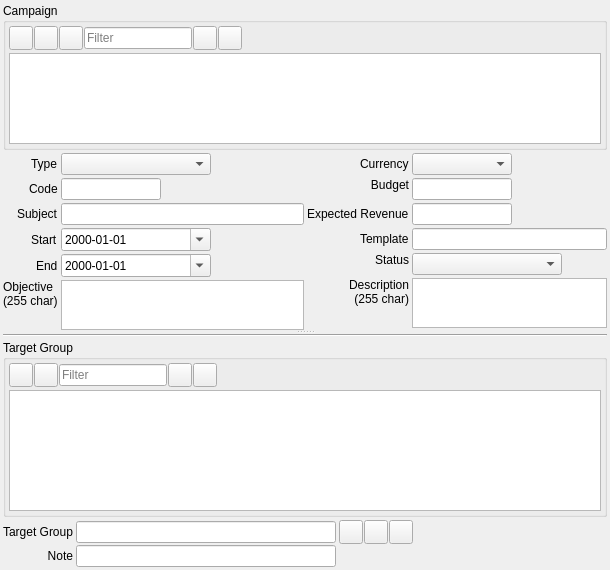
<?xml version="1.0" encoding="UTF-8"?>
<ui version="4.0">
 <class>CRM_CampaignTargetWidget</class>
 <widget class="QWidget" name="CRM_CampaignTargetWidget">
  <property name="geometry">
   <rect>
    <x>0</x>
    <y>0</y>
    <width>610</width>
    <height>570</height>
   </rect>
  </property>
  <property name="minimumSize">
   <size>
    <width>610</width>
    <height>300</height>
   </size>
  </property>
  <property name="windowTitle">
   <string>Form</string>
  </property>
  <layout class="QGridLayout" name="gridLayout_6">
   <property name="leftMargin">
    <number>3</number>
   </property>
   <property name="topMargin">
    <number>3</number>
   </property>
   <property name="rightMargin">
    <number>3</number>
   </property>
   <property name="bottomMargin">
    <number>3</number>
   </property>
   <property name="spacing">
    <number>3</number>
   </property>
   <item row="0" column="0">
    <widget class="QSplitter" name="splitter">
     <property name="orientation">
      <enum>Qt::Vertical</enum>
     </property>
     <widget class="QWidget" name="layoutWidget">
      <layout class="QGridLayout" name="gridLayout_4">
       <property name="spacing">
        <number>3</number>
       </property>
       <item row="0" column="0" colspan="2">
        <widget class="QGroupBox" name="gbCampaign">
         <property name="sizePolicy">
          <sizepolicy hsizetype="Preferred" vsizetype="Preferred">
           <horstretch>1</horstretch>
           <verstretch>1</verstretch>
          </sizepolicy>
         </property>
         <property name="title">
          <string>Campaign</string>
         </property>
         <layout class="QGridLayout" name="gridLayout">
          <property name="leftMargin">
           <number>3</number>
          </property>
          <property name="topMargin">
           <number>3</number>
          </property>
          <property name="rightMargin">
           <number>3</number>
          </property>
          <property name="bottomMargin">
           <number>3</number>
          </property>
          <property name="spacing">
           <number>3</number>
          </property>
          <item row="0" column="0">
           <layout class="QHBoxLayout" name="horizontalLayout">
            <property name="spacing">
             <number>1</number>
            </property>
            <item>
             <widget class="QToolButton" name="pbAddCampaign">
              <property name="minimumSize">
               <size>
                <width>24</width>
                <height>24</height>
               </size>
              </property>
              <property name="maximumSize">
               <size>
                <width>24</width>
                <height>24</height>
               </size>
              </property>
              <property name="toolTip">
               <string>Add (potential) customer</string>
              </property>
              <property name="text">
               <string/>
              </property>
              <property name="icon">
               <iconset resource="../../../db/src/gui/db.qrc">
                <normaloff>:/images/icons/add.png</normaloff>:/images/icons/add.png</iconset>
              </property>
             </widget>
            </item>
            <item>
             <widget class="QToolButton" name="pbDeleteCampaign">
              <property name="minimumSize">
               <size>
                <width>24</width>
                <height>24</height>
               </size>
              </property>
              <property name="maximumSize">
               <size>
                <width>24</width>
                <height>24</height>
               </size>
              </property>
              <property name="toolTip">
               <string>Delete customer</string>
              </property>
              <property name="text">
               <string/>
              </property>
              <property name="icon">
               <iconset resource="../../../db/src/gui/db.qrc">
                <normaloff>:/images/icons/delete.png</normaloff>:/images/icons/delete.png</iconset>
              </property>
             </widget>
            </item>
            <item>
             <widget class="QToolButton" name="pbSave">
              <property name="minimumSize">
               <size>
                <width>24</width>
                <height>24</height>
               </size>
              </property>
              <property name="maximumSize">
               <size>
                <width>24</width>
                <height>24</height>
               </size>
              </property>
              <property name="toolTip">
               <string>Save to database</string>
              </property>
              <property name="text">
               <string/>
              </property>
              <property name="icon">
               <iconset resource="../../../db/src/gui/db.qrc">
                <normaloff>:/images/icons/database_save.png</normaloff>:/images/icons/database_save.png</iconset>
              </property>
             </widget>
            </item>
            <item>
             <widget class="QLineEdit" name="leFilterCampaign">
              <property name="sizePolicy">
               <sizepolicy hsizetype="Preferred" vsizetype="Fixed">
                <horstretch>0</horstretch>
                <verstretch>0</verstretch>
               </sizepolicy>
              </property>
              <property name="placeholderText">
               <string>Filter</string>
              </property>
             </widget>
            </item>
            <item>
             <widget class="QToolButton" name="pbFilterOnCampaign">
              <property name="minimumSize">
               <size>
                <width>24</width>
                <height>24</height>
               </size>
              </property>
              <property name="maximumSize">
               <size>
                <width>24</width>
                <height>24</height>
               </size>
              </property>
              <property name="toolTip">
               <string>Filter on</string>
              </property>
              <property name="text">
               <string/>
              </property>
              <property name="icon">
               <iconset resource="../../../db/src/gui/db.qrc">
                <normaloff>:/images/icons/filter.png</normaloff>:/images/icons/filter.png</iconset>
              </property>
             </widget>
            </item>
            <item>
             <widget class="QToolButton" name="pbFilterOffCampaign">
              <property name="minimumSize">
               <size>
                <width>24</width>
                <height>24</height>
               </size>
              </property>
              <property name="maximumSize">
               <size>
                <width>24</width>
                <height>24</height>
               </size>
              </property>
              <property name="toolTip">
               <string>Filter off</string>
              </property>
              <property name="text">
               <string/>
              </property>
              <property name="icon">
               <iconset resource="../../../db/src/gui/db.qrc">
                <normaloff>:/images/icons/filter_empty.png</normaloff>:/images/icons/filter_empty.png</iconset>
              </property>
             </widget>
            </item>
            <item>
             <spacer name="horizontalSpacer_2">
              <property name="orientation">
               <enum>Qt::Horizontal</enum>
              </property>
              <property name="sizeHint" stdset="0">
               <size>
                <width>40</width>
                <height>20</height>
               </size>
              </property>
             </spacer>
            </item>
           </layout>
          </item>
          <item row="1" column="0">
           <widget class="QTableView" name="tvCampaign">
            <property name="sizePolicy">
             <sizepolicy hsizetype="Expanding" vsizetype="Expanding">
              <horstretch>1</horstretch>
              <verstretch>1</verstretch>
             </sizepolicy>
            </property>
           </widget>
          </item>
         </layout>
        </widget>
       </item>
       <item row="1" column="0">
        <layout class="QFormLayout" name="formLayout">
         <property name="labelAlignment">
          <set>Qt::AlignRight|Qt::AlignTrailing|Qt::AlignVCenter</set>
         </property>
         <property name="horizontalSpacing">
          <number>3</number>
         </property>
         <property name="verticalSpacing">
          <number>3</number>
         </property>
         <item row="0" column="0">
          <widget class="QLabel" name="label">
           <property name="text">
            <string>Type</string>
           </property>
          </widget>
         </item>
         <item row="0" column="1">
          <widget class="QComboBox" name="cbCampaignType">
           <property name="maximumSize">
            <size>
             <width>150</width>
             <height>16777215</height>
            </size>
           </property>
          </widget>
         </item>
         <item row="1" column="0">
          <widget class="QLabel" name="label_2">
           <property name="text">
            <string>Code</string>
           </property>
          </widget>
         </item>
         <item row="1" column="1">
          <widget class="QLineEdit" name="leCode">
           <property name="maximumSize">
            <size>
             <width>100</width>
             <height>16777215</height>
            </size>
           </property>
          </widget>
         </item>
         <item row="2" column="0">
          <widget class="QLabel" name="label_3">
           <property name="text">
            <string>Subject</string>
           </property>
          </widget>
         </item>
         <item row="2" column="1">
          <widget class="QLineEdit" name="leSubject">
           <property name="minimumSize">
            <size>
             <width>50</width>
             <height>0</height>
            </size>
           </property>
           <property name="maximumSize">
            <size>
             <width>250</width>
             <height>16777215</height>
            </size>
           </property>
          </widget>
         </item>
         <item row="3" column="0">
          <widget class="QLabel" name="label_7">
           <property name="text">
            <string>Start</string>
           </property>
          </widget>
         </item>
         <item row="3" column="1">
          <widget class="QDateTimeEdit" name="dteStart">
           <property name="maximumSize">
            <size>
             <width>150</width>
             <height>16777215</height>
            </size>
           </property>
           <property name="displayFormat">
            <string>yyyy-MM-dd</string>
           </property>
           <property name="calendarPopup">
            <bool>true</bool>
           </property>
          </widget>
         </item>
         <item row="4" column="0">
          <widget class="QLabel" name="label_8">
           <property name="text">
            <string>End</string>
           </property>
          </widget>
         </item>
         <item row="4" column="1">
          <widget class="QDateTimeEdit" name="dteEnd">
           <property name="maximumSize">
            <size>
             <width>150</width>
             <height>16777215</height>
            </size>
           </property>
           <property name="displayFormat">
            <string>yyyy-MM-dd</string>
           </property>
           <property name="calendarPopup">
            <bool>true</bool>
           </property>
          </widget>
         </item>
         <item row="5" column="0">
          <widget class="QLabel" name="label_12">
           <property name="text">
            <string>Objective&lt;br/&gt;(255 char)</string>
           </property>
           <property name="alignment">
            <set>Qt::AlignLeading|Qt::AlignLeft|Qt::AlignTop</set>
           </property>
          </widget>
         </item>
         <item row="5" column="1">
          <widget class="QPlainTextEdit" name="pteObjective">
           <property name="minimumSize">
            <size>
             <width>0</width>
             <height>50</height>
            </size>
           </property>
           <property name="maximumSize">
            <size>
             <width>250</width>
             <height>50</height>
            </size>
           </property>
           <property name="tabChangesFocus">
            <bool>true</bool>
           </property>
          </widget>
         </item>
        </layout>
       </item>
       <item row="1" column="1">
        <layout class="QFormLayout" name="formLayout_2">
         <property name="fieldGrowthPolicy">
          <enum>QFormLayout::AllNonFixedFieldsGrow</enum>
         </property>
         <property name="labelAlignment">
          <set>Qt::AlignRight|Qt::AlignTrailing|Qt::AlignVCenter</set>
         </property>
         <property name="verticalSpacing">
          <number>3</number>
         </property>
         <item row="0" column="0">
          <widget class="QLabel" name="label_5">
           <property name="text">
            <string>Currency</string>
           </property>
          </widget>
         </item>
         <item row="0" column="1">
          <widget class="QComboBox" name="cbCurrency">
           <property name="minimumSize">
            <size>
             <width>100</width>
             <height>0</height>
            </size>
           </property>
           <property name="maximumSize">
            <size>
             <width>100</width>
             <height>16777215</height>
            </size>
           </property>
          </widget>
         </item>
         <item row="1" column="0">
          <widget class="QLabel" name="label_10">
           <property name="text">
            <string>Budget</string>
           </property>
           <property name="alignment">
            <set>Qt::AlignRight|Qt::AlignTop|Qt::AlignTrailing</set>
           </property>
          </widget>
         </item>
         <item row="1" column="1">
          <widget class="QLineEdit" name="leBudget">
           <property name="maximumSize">
            <size>
             <width>100</width>
             <height>16777215</height>
            </size>
           </property>
           <property name="alignment">
            <set>Qt::AlignRight|Qt::AlignTrailing|Qt::AlignVCenter</set>
           </property>
          </widget>
         </item>
         <item row="2" column="0">
          <widget class="QLabel" name="label_9">
           <property name="text">
            <string>Expected Revenue</string>
           </property>
          </widget>
         </item>
         <item row="2" column="1">
          <widget class="QLineEdit" name="leExpectedRevenue">
           <property name="maximumSize">
            <size>
             <width>100</width>
             <height>16777215</height>
            </size>
           </property>
           <property name="alignment">
            <set>Qt::AlignRight|Qt::AlignTrailing|Qt::AlignVCenter</set>
           </property>
          </widget>
         </item>
         <item row="4" column="0">
          <widget class="QLabel" name="label_11">
           <property name="text">
            <string>Status</string>
           </property>
           <property name="alignment">
            <set>Qt::AlignRight|Qt::AlignTop|Qt::AlignTrailing</set>
           </property>
          </widget>
         </item>
         <item row="4" column="1">
          <widget class="QComboBox" name="cbStatus">
           <property name="maximumSize">
            <size>
             <width>150</width>
             <height>16777215</height>
            </size>
           </property>
          </widget>
         </item>
         <item row="5" column="0">
          <widget class="QLabel" name="label_6">
           <property name="text">
            <string>Description&lt;br/&gt;(255 char)</string>
           </property>
           <property name="alignment">
            <set>Qt::AlignRight|Qt::AlignTop|Qt::AlignTrailing</set>
           </property>
          </widget>
         </item>
         <item row="5" column="1">
          <widget class="QPlainTextEdit" name="pteDescription">
           <property name="minimumSize">
            <size>
             <width>0</width>
             <height>50</height>
            </size>
           </property>
           <property name="maximumSize">
            <size>
             <width>250</width>
             <height>50</height>
            </size>
           </property>
           <property name="tabChangesFocus">
            <bool>true</bool>
           </property>
          </widget>
         </item>
         <item row="3" column="0">
          <widget class="QLabel" name="label_4">
           <property name="text">
            <string>Template</string>
           </property>
          </widget>
         </item>
         <item row="3" column="1">
          <widget class="RB_IdxLineEdit" name="ileTemplate"/>
         </item>
        </layout>
       </item>
      </layout>
     </widget>
     <widget class="QWidget" name="layoutWidget_1">
      <layout class="QGridLayout" name="gridLayout_5">
       <property name="spacing">
        <number>3</number>
       </property>
       <item row="0" column="0">
        <widget class="Line" name="line">
         <property name="orientation">
          <enum>Qt::Horizontal</enum>
         </property>
        </widget>
       </item>
       <item row="1" column="0">
        <widget class="QGroupBox" name="gbTargetGroup">
         <property name="sizePolicy">
          <sizepolicy hsizetype="Preferred" vsizetype="Preferred">
           <horstretch>1</horstretch>
           <verstretch>1</verstretch>
          </sizepolicy>
         </property>
         <property name="title">
          <string>Target Group</string>
         </property>
         <layout class="QGridLayout" name="gridLayout_2">
          <property name="leftMargin">
           <number>3</number>
          </property>
          <property name="topMargin">
           <number>3</number>
          </property>
          <property name="rightMargin">
           <number>3</number>
          </property>
          <property name="bottomMargin">
           <number>3</number>
          </property>
          <property name="spacing">
           <number>3</number>
          </property>
          <item row="0" column="0">
           <layout class="QHBoxLayout" name="horizontalLayout_2">
            <property name="spacing">
             <number>1</number>
            </property>
            <item>
             <widget class="QToolButton" name="pbAddTarget">
              <property name="minimumSize">
               <size>
                <width>24</width>
                <height>24</height>
               </size>
              </property>
              <property name="maximumSize">
               <size>
                <width>24</width>
                <height>24</height>
               </size>
              </property>
              <property name="toolTip">
               <string>Add (potential) customer</string>
              </property>
              <property name="text">
               <string/>
              </property>
              <property name="icon">
               <iconset resource="../../../db/src/gui/db.qrc">
                <normaloff>:/images/icons/add.png</normaloff>:/images/icons/add.png</iconset>
              </property>
             </widget>
            </item>
            <item>
             <widget class="QToolButton" name="pbDeleteTarget">
              <property name="minimumSize">
               <size>
                <width>24</width>
                <height>24</height>
               </size>
              </property>
              <property name="maximumSize">
               <size>
                <width>24</width>
                <height>24</height>
               </size>
              </property>
              <property name="toolTip">
               <string>Delete customer</string>
              </property>
              <property name="text">
               <string/>
              </property>
              <property name="icon">
               <iconset resource="../../../db/src/gui/db.qrc">
                <normaloff>:/images/icons/delete.png</normaloff>:/images/icons/delete.png</iconset>
              </property>
             </widget>
            </item>
            <item>
             <widget class="QLineEdit" name="leFilterTarget">
              <property name="sizePolicy">
               <sizepolicy hsizetype="Preferred" vsizetype="Fixed">
                <horstretch>0</horstretch>
                <verstretch>0</verstretch>
               </sizepolicy>
              </property>
              <property name="placeholderText">
               <string>Filter</string>
              </property>
             </widget>
            </item>
            <item>
             <widget class="QToolButton" name="pbFilterOnTarget">
              <property name="minimumSize">
               <size>
                <width>24</width>
                <height>24</height>
               </size>
              </property>
              <property name="maximumSize">
               <size>
                <width>24</width>
                <height>24</height>
               </size>
              </property>
              <property name="toolTip">
               <string>Filter on</string>
              </property>
              <property name="text">
               <string/>
              </property>
              <property name="icon">
               <iconset resource="../../../db/src/gui/db.qrc">
                <normaloff>:/images/icons/filter.png</normaloff>:/images/icons/filter.png</iconset>
              </property>
             </widget>
            </item>
            <item>
             <widget class="QToolButton" name="pbFilterOffTarget">
              <property name="minimumSize">
               <size>
                <width>24</width>
                <height>24</height>
               </size>
              </property>
              <property name="maximumSize">
               <size>
                <width>24</width>
                <height>24</height>
               </size>
              </property>
              <property name="toolTip">
               <string>Filter off</string>
              </property>
              <property name="text">
               <string/>
              </property>
              <property name="icon">
               <iconset resource="../../../db/src/gui/db.qrc">
                <normaloff>:/images/icons/filter_empty.png</normaloff>:/images/icons/filter_empty.png</iconset>
              </property>
             </widget>
            </item>
            <item>
             <spacer name="horizontalSpacer_3">
              <property name="orientation">
               <enum>Qt::Horizontal</enum>
              </property>
              <property name="sizeHint" stdset="0">
               <size>
                <width>40</width>
                <height>20</height>
               </size>
              </property>
             </spacer>
            </item>
           </layout>
          </item>
          <item row="1" column="0">
           <widget class="QTableView" name="tvTarget">
            <property name="sizePolicy">
             <sizepolicy hsizetype="Expanding" vsizetype="Expanding">
              <horstretch>1</horstretch>
              <verstretch>1</verstretch>
             </sizepolicy>
            </property>
           </widget>
          </item>
         </layout>
        </widget>
       </item>
       <item row="2" column="0">
        <layout class="QGridLayout" name="gridLayout_3">
         <property name="verticalSpacing">
          <number>1</number>
         </property>
         <item row="0" column="0">
          <widget class="QLabel" name="label_13">
           <property name="text">
            <string>Target Group</string>
           </property>
           <property name="alignment">
            <set>Qt::AlignRight|Qt::AlignTrailing|Qt::AlignVCenter</set>
           </property>
          </widget>
         </item>
         <item row="0" column="1">
          <widget class="RB_IdxLineEdit" name="ileContactGroup">
           <property name="minimumSize">
            <size>
             <width>250</width>
             <height>0</height>
            </size>
           </property>
           <property name="maximumSize">
            <size>
             <width>16777215</width>
             <height>16777215</height>
            </size>
           </property>
          </widget>
         </item>
         <item row="0" column="2">
          <layout class="QHBoxLayout" name="horizontalLayout_3">
           <property name="spacing">
            <number>1</number>
           </property>
           <item>
            <widget class="QToolButton" name="pbPreview">
             <property name="minimumSize">
              <size>
               <width>24</width>
               <height>24</height>
              </size>
             </property>
             <property name="maximumSize">
              <size>
               <width>24</width>
               <height>24</height>
              </size>
             </property>
             <property name="toolTip">
              <string>Preview first print</string>
             </property>
             <property name="text">
              <string/>
             </property>
             <property name="icon">
              <iconset resource="../../../db/src/gui/db.qrc">
               <normaloff>:/images/icons/printer_preview.png</normaloff>:/images/icons/printer_preview.png</iconset>
             </property>
            </widget>
           </item>
           <item>
            <widget class="QToolButton" name="pbPrint">
             <property name="minimumSize">
              <size>
               <width>24</width>
               <height>24</height>
              </size>
             </property>
             <property name="maximumSize">
              <size>
               <width>24</width>
               <height>24</height>
              </size>
             </property>
             <property name="toolTip">
              <string>Print all from target group</string>
             </property>
             <property name="text">
              <string/>
             </property>
             <property name="icon">
              <iconset resource="../../../db/src/gui/db.qrc">
               <normaloff>:/images/icons/printer.png</normaloff>:/images/icons/printer.png</iconset>
             </property>
            </widget>
           </item>
           <item>
            <widget class="QToolButton" name="pbPdf">
             <property name="minimumSize">
              <size>
               <width>24</width>
               <height>24</height>
              </size>
             </property>
             <property name="maximumSize">
              <size>
               <width>24</width>
               <height>24</height>
              </size>
             </property>
             <property name="toolTip">
              <string>Save as PDF files</string>
             </property>
             <property name="text">
              <string/>
             </property>
             <property name="icon">
              <iconset resource="../../../db/src/gui/db.qrc">
               <normaloff>:/images/icons/page_white_acrobat.png</normaloff>:/images/icons/page_white_acrobat.png</iconset>
             </property>
            </widget>
           </item>
           <item>
            <spacer name="horizontalSpacer">
             <property name="orientation">
              <enum>Qt::Horizontal</enum>
             </property>
             <property name="sizeHint" stdset="0">
              <size>
               <width>40</width>
               <height>20</height>
              </size>
             </property>
            </spacer>
           </item>
          </layout>
         </item>
         <item row="1" column="0">
          <widget class="QLabel" name="label_14">
           <property name="text">
            <string>Note</string>
           </property>
           <property name="alignment">
            <set>Qt::AlignRight|Qt::AlignTrailing|Qt::AlignVCenter</set>
           </property>
          </widget>
         </item>
         <item row="1" column="1">
          <widget class="QLineEdit" name="leNote"/>
         </item>
         <item row="1" column="2">
          <spacer name="horizontalSpacer_4">
           <property name="orientation">
            <enum>Qt::Horizontal</enum>
           </property>
           <property name="sizeHint" stdset="0">
            <size>
             <width>268</width>
             <height>20</height>
            </size>
           </property>
          </spacer>
         </item>
        </layout>
       </item>
      </layout>
     </widget>
    </widget>
   </item>
  </layout>
 </widget>
 <customwidgets>
  <customwidget>
   <class>RB_IdxLineEdit</class>
   <extends>QLineEdit</extends>
   <header>rb_idxlineedit.h</header>
  </customwidget>
 </customwidgets>
 <tabstops>
  <tabstop>tvCampaign</tabstop>
  <tabstop>pbAddCampaign</tabstop>
  <tabstop>pbDeleteCampaign</tabstop>
  <tabstop>pbSave</tabstop>
  <tabstop>leFilterCampaign</tabstop>
  <tabstop>pbFilterOnCampaign</tabstop>
  <tabstop>pbFilterOffCampaign</tabstop>
  <tabstop>cbCampaignType</tabstop>
  <tabstop>leCode</tabstop>
  <tabstop>leSubject</tabstop>
  <tabstop>dteStart</tabstop>
  <tabstop>dteEnd</tabstop>
  <tabstop>pteObjective</tabstop>
  <tabstop>cbCurrency</tabstop>
  <tabstop>leBudget</tabstop>
  <tabstop>leExpectedRevenue</tabstop>
  <tabstop>ileTemplate</tabstop>
  <tabstop>cbStatus</tabstop>
  <tabstop>pteDescription</tabstop>
  <tabstop>tvTarget</tabstop>
  <tabstop>pbAddTarget</tabstop>
  <tabstop>pbDeleteTarget</tabstop>
  <tabstop>leFilterTarget</tabstop>
  <tabstop>pbFilterOnTarget</tabstop>
  <tabstop>pbFilterOffTarget</tabstop>
  <tabstop>ileContactGroup</tabstop>
  <tabstop>leNote</tabstop>
 </tabstops>
 <resources>
  <include location="../../../db/src/gui/db.qrc"/>
 </resources>
 <connections/>
</ui>
